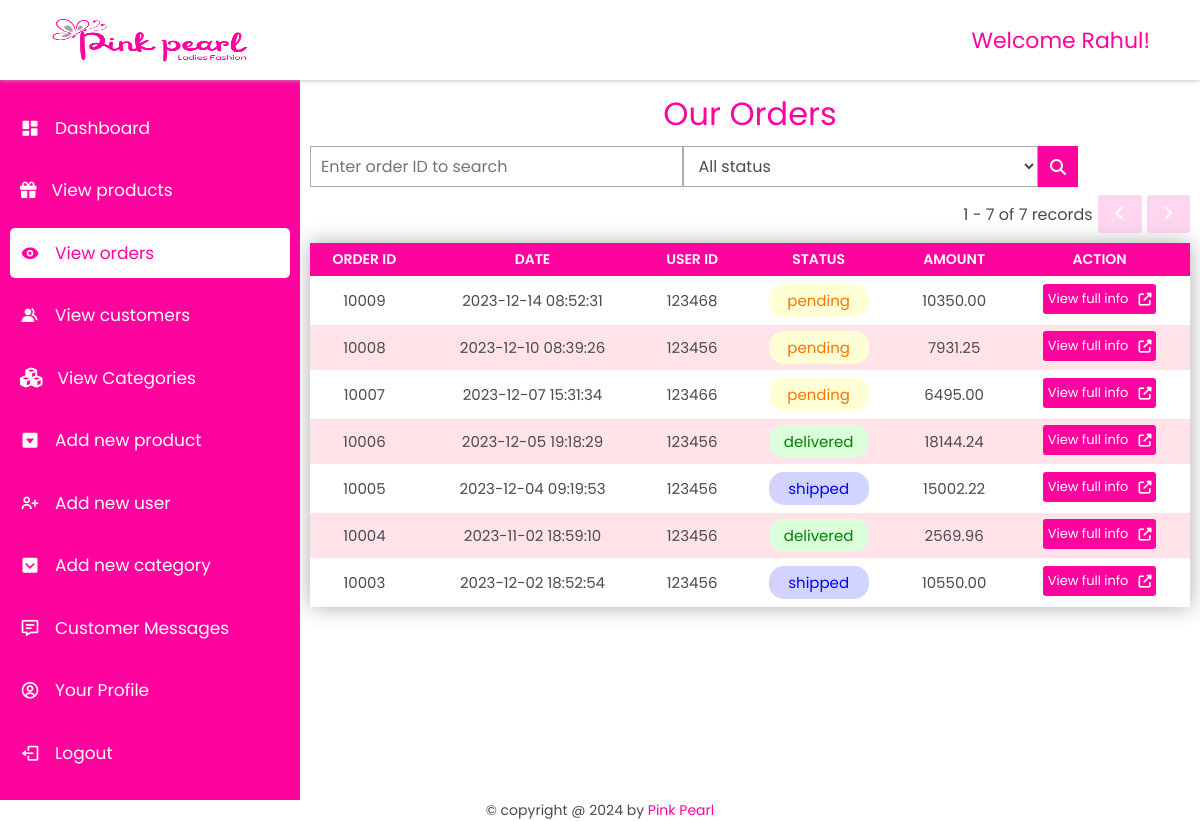
Page /admin/orders.php (signed in) on the earlier database version.
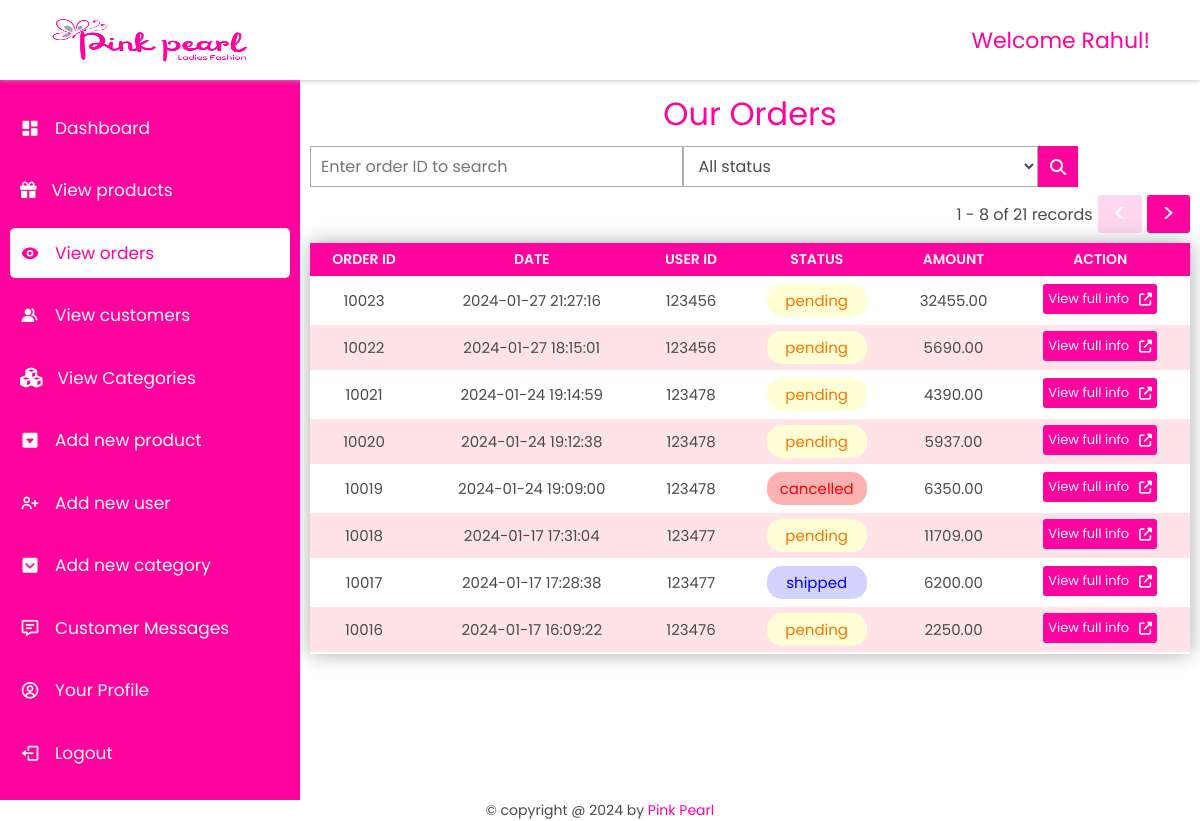
Same page on the later database version.
### tables this page shows
CREATE TABLE `placed_order` (
  `order_id` int(11) NOT NULL,
  `user_id` int(11) NOT NULL,
  `date` datetime NOT NULL DEFAULT current_timestamp(),
  `total_amount` float(10,2) NOT NULL,
  `payment_method` varchar(150) NOT NULL,
  `points_earned` int(11) NOT NULL,
  `points_redeemed` int(11) NOT NULL,
  `status` varchar(50) NOT NULL DEFAULT 'pending'
);

### admin/orders.php (the view, shortened to what the changed rows need)
<?php
    include('../database/dbconnection.php');
    $limit = 8;
    $offset = 0;
    $searchword = ""; $filterword = "";
    $ordersSelectQuery = "select * from placed_order where order_id like '%" . $searchword . "%' and status  like '%" . $filterword . "%' order by order_id desc limit $limit offset $offset";
    $ordersResult = mysqli_query($connection, $ordersSelectQuery);
    $totalNoOfOrders = getTotalNoOfProducts($connection, $searchword, $filterword);
?>
<!DOCTYPE html>
<html lang="en">
<head>
    <link rel="stylesheet" href="../index.css">
    <link rel="stylesheet" href="https://maxst.icons8.com/vue-static/landings/line-awesome/line-awesome/1.3.0/css/line-awesome.min.css">
    <link  rel="stylesheet"href="https://unpkg.com/boxicons@2.1.4/css/boxicons.min.css">
    <link rel="stylesheet" href="style.css">
</head>
<body>
    <header>
        <h1>Welcome <?php echo $_SESSION['admin_name'] ?>!</h1>
    </header>
    <main>
        <div class="container products-container">
            <h1>Our Orders</h1>
            <div class="progress">
                <span><?php echo $offset+1; ?> - <?php echo $offset+mysqli_num_rows($ordersResult); ?> of <?php echo $totalNoOfOrders; ?> records </span>
                <a href="<?php echo "orders.php?offset=". $offset-$limit . "&searchword=$searchword&filterword=$filterword" ?>" class="<?php if ($offset==0) echo 'disabled' ?>"><button style="font-size: 25px;padding: 0px 15px" ><</button></a>
                <a href="<?php echo "orders.php?offset=". $offset+$limit . "&searchword=$searchword&filterword=$filterword" ?>" class="<?php if ($offset+mysqli_num_rows($ordersResult) == $totalNoOfOrders) echo 'disabled' ?>"><button style="font-size: 25px;padding: 0px 15px" >></button></a>
            </div>
            <div class="product-list main-table">
                <table>
                    <thead><th>Order ID</th><th>Date</th><th>User ID</th><th>Status</th><th>Amount</th><th>action</th></thead>
                    <?php
                        while ($order = mysqli_fetch_assoc($ordersResult)) {
                            echo "<tr>";
                            echo "<td>" . $order['order_id'] . "</td>";
                            echo "<td>" . $order['date']  . "</td>";
                            echo "<td>" . $order['user_id']  . "</td>";
                            if ($order['status'] == 'pending')
                                echo "<td><span class='pending'>pending</span></td>";
                            else if ($order['status'] == 'shipped')
                                echo "<td><span class='shipped'>shipped</span></td>";
                            else if ($order['status'] == 'delivered')
                                echo "<td><span class='delivered'>delivered</span></td>";
                            else if ($order['status'] == 'Cancelled')
                                echo "<td><span class='cancelled'>cancelled</span></td>";
                            echo "<td>" . $order['total_amount']  . "</td>";
                            echo "<td style='display:flex; justify-content:center;'><a href='vieworder.php?id=". $order['order_id'] . "'><button>View full info<i class='fa fa-external-link' aria-hidden='true'></i></button></a></td>";
                            echo "</tr>";
                        }
                    ?>
                </table>
            </div>
        </div>
    </main>
</body>
</html>
<?php
    function getTotalNoOfProducts($connection, $searchword, $filterword) {
        $query = "select count(*) from placed_order where order_id like '%" . $searchword . "%' and status  like '%" . $filterword . "%'";
        $result = mysqli_query($connection, $query);
        $count = mysqli_fetch_assoc($result)['count(*)'];
        return $count;
    }
?>

Differences in the rows shown:
no longer on this page (row edited): placed_order: order_id "10009", date "2023-12-14 08:52:31", user "123468", status "pending", total_amount "10350.00"
no longer on this page (row edited): placed_order: order_id "10008", date "2023-12-10 08:39:26", user "123456", status "pending", total_amount "7931.25"
no longer on this page (row edited): placed_order: order_id "10007", date "2023-12-07 15:31:34", user "123466", status "pending", total_amount "6495.00"
no longer on this page (row edited): placed_order: order_id "10006", date "2023-12-05 19:18:29", user "123456", status "delivered", total_amount "18144.24"
no longer on this page (row edited): placed_order: order_id "10005", date "2023-12-04 09:19:53", user "123456", status "shipped", total_amount "15002.22"
no longer on this page (row edited): placed_order: order_id "10004", date "2023-11-02 18:59:10", user "123456", status "delivered", total_amount "2569.96"
no longer on this page (row edited): placed_order: order_id "10003", date "2023-12-02 18:52:54", user "123456", status "shipped", total_amount "10550.00"
added placed_order: order_id "10023", date "2024-01-27 21:27:16", user "123456", status "pending", total_amount "32455.00"
added placed_order: order_id "10022", date "2024-01-27 18:15:01", user "123456", status "pending", total_amount "5690.00"
added placed_order: order_id "10021", date "2024-01-24 19:14:59", user "123478", status "pending", total_amount "4390.00"
added placed_order: order_id "10020", date "2024-01-24 19:12:38", user "123478", status "pending", total_amount "5937.00"
added placed_order: order_id "10019", date "2024-01-24 19:09:00", user "123478", status "cancelled", total_amount "6350.00"
added placed_order: order_id "10018", date "2024-01-17 17:31:04", user "123477", status "pending", total_amount "11709.00"
added placed_order: order_id "10017", date "2024-01-17 17:28:38", user "123477", status "shipped", total_amount "6200.00"
added placed_order: order_id "10016", date "2024-01-17 16:09:22", user "123476", status "pending", total_amount "2250.00"
Other differences:
$offset+mysqli_num_rows($ordersResult): "7" → "8"
$totalNoOfOrders: "7" → "21"
